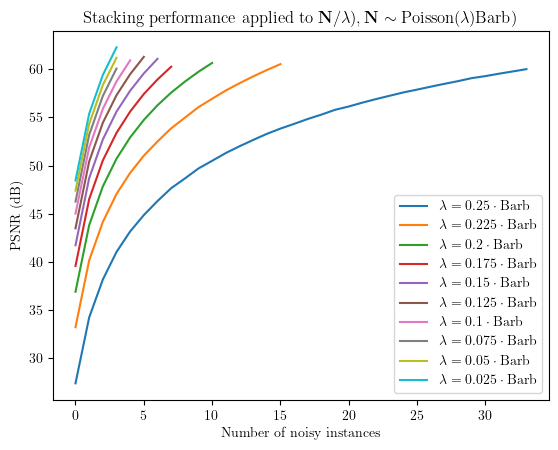
#> input picture figs/PSNR_Poisson_barb.png, 558 x 450 px, given in place of barb.png, which was not available
$ jupyter execute --allow-errors barb_GF_estimation.ipynb   (shell and % lines are left out)   (older library calls are emulated)   (text cells are left out)
#> lines starting #> are read from the running program, lines starting #| are printed output that depends on the picture; pictures that were not available may be replaced by others from this repository, and a replacement may not be noted
### docs/notebooks/utils.py
# Denoising utils

import numpy as np
#import matplotlib
import matplotlib.pyplot as plt
import scipy.ndimage
from PIL import Image
import cv2

def normalize(X):
    X = cv2.normalize(X, None, 0, 255, cv2.NORM_MINMAX, cv2.CV_8U)
    return X

# [7 lines left out: function RGB_normalize, not called in this run]

def imshow(img):
    return plt.imshow(np.clip(a = img, a_min=0, a_max=255), cmap="gray")

# [32 lines left out: functions add_0MWGN, get_gaussian_kernel, generate_0MWGN, not called in this run]

    #'''Poisson Noise'''
    #return np.random.poisson(X * gamma) / gamma

def generate_MPGN(X, std_dev=10.0, gamma=0.1, poisson_ratio=0.5):
    '''Mixel Poisson Gaussian Noise'''
    N_poisson = np.random.poisson(X * gamma)/gamma
    N_gaussian = np.random.normal(loc=0, scale=std_dev, size=X.size)
    N_gaussian = np.reshape(N_gaussian, X.shape)
    Y = (1 - poisson_ratio) * (X + N_gaussian) + poisson_ratio * N_poisson
    # [5 lines of commented-out code are left out]
    return Y

def clip(X):
    return np.clip(X, 0, 255)

# [112 lines left out: functions normalize_image_to_255, equalize, not called in this run]

### src/denoising/image/gaussian.py
'''Gaussian image denoising.'''

import numpy as np
import cv2

#pip install "color_transforms @ git+https://github.com/vicente-gonzalez-ruiz/color_transforms"
#from color_transforms import YCoCg as YUV

class Monochrome_Denoising:

    def __init__(self, logger):
        self.logger = logger
        self.window_size = 0 # Ojo, no sé si se va a usar

    # [65 lines left out: functions filter, filter_Y, filter_X, filter_Y_line, filter_X_line, not called in this run]

class old:

    def unused__warp_line(self, line, flow):
        return line

    def unused__get_flow(self, reference, target, N_poly=0, window_length=0, num_iters=0, pyramid_levels=0, flow=None, model="", mu=0):
        return flow

    # [66 lines left out: functions unused__filter_Y, unused_filter_X, unused_filter, not called in this run]

class old:

    # [100 lines left out: functions filter_vertical, filter_horizontal, _filter, _filter, iterate_filter, not called in this run]

class Color_Denoising(Monochrome_Denoising):

    def __init__(self, logger):
        super().__init__(logger)

    # [33 lines left out: functions filter, iterate_filter, not called in this run]

### docs/notebooks/barb_GF_estimation.ipynb
[cell 1]
import time
from collections import namedtuple

try:
    import numpy as np
except:
    !pip install numpy
    import numpy as np

import scipy.ndimage

try:
    import matplotlib
    import matplotlib.pyplot as plt
    import matplotlib.ticker as mticker
except:
    !pip install matplotlib
    import matplotlib
    import matplotlib.pyplot as plt
    import matplotlib.ticker as mticker

try:
    from skimage import io as skimage_io
except:
    !pip install scikit-image
    from skimage import io as skimage_io

try:
    import information_theory as IT
except:
    !pip install "information_theory @ git+https://github.com/vicente-gonzalez-ruiz/information_theory"
    import information_theory as IT

import utils        #freq, c_avg = fsc.get_SFRC_curve(denoised)
        # [5 lines of commented-out code are left out]

[cell 2]
# apt install cm-super-minimal
# apt install dvipng
plt.rcParams.update({
    "text.usetex": True,
    #"font.family": "Helvetica",
    "font.family": "Serif",
    "text.latex.preamble": r"\usepackage{amsmath} \usepackage{amsfonts}"
})

[cell 3]
import logging
logging.basicConfig(format="[%(filename)s:%(lineno)s %(funcName)s()] %(message)s")
logger = logging.getLogger(__name__)
logger.setLevel(logging.WARNING)

[cell 4]
try:
    from self_fourier_shell_correlation import fsc_utils as fsc
except:
    !pip install "self_fourier_shell_correlation @ git+https://github.com/vicente-gonzalez-ruiz/self_fourier_shell_correlation"
    from self_fourier_shell_correlation import fsc_utils as fsc

[cell 5]
try:
    import denoising.image.gaussian as denoising
except:
    !pip install "denoising @ git+https://github.com/vicente-gonzalez-ruiz/denoising"
    import denoising.image.gaussian as denoising

[cell 6]
denoiser = denoising.Monochrome_Denoising(logger)

[cell 7]
#Args = namedtuple("args", ["input"])
#args = Args("barb_0MMPG.png")
Args = namedtuple("args", ["X", "Y"])
args = Args("http://www.hpca.ual.es/~vruiz/images/barb.png", "barb_0MMPG.png")
#args = Args("http://www.hpca.ual.es/~vruiz/images/lake.png", "lake_0MMPG.png")

[cell 8]
X = skimage_io.imread(args.X)
#> X is the input picture: shape (450, 558, 4); mean R, G, B, A 246.6, 246.5, 246.2, 255

[cell 9]
try:
    Y = skimage_io.imread(args.Y)
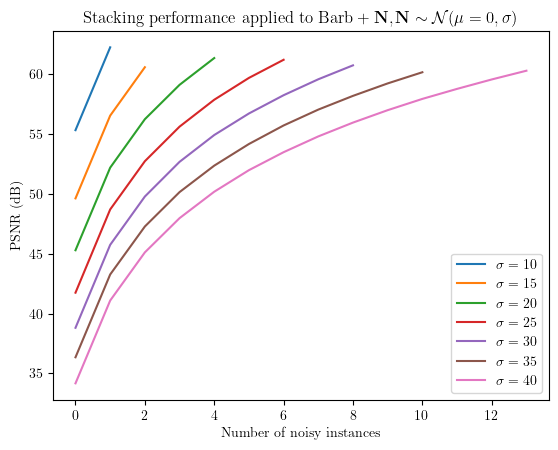
#> input picture figs/PSNR_0MAGN_barb.png, 558 x 450 px, given in place of barb_0MMPG.png, which was not available
#> Y is the input picture: shape (450, 558, 4); mean R, G, B, A 249, 247.7, 247.9, 255
except FileNotFoundError:
    %run barb_0MMPG.ipynb
    Y = skimage_io.imread(args.Y)

[cell 10]
utils.imshow(X)

[cell 11]
utils.imshow(Y)

#> (a cell that did not finish here is left out)

#> (a cell that did not finish here is left out)

#> (a cell that did not finish here is left out)

[cell 15]
std_devs = [i for i in range(0, 200, 40)]
poisson_ratio = 0.5
gamma = 0.15
#> (the rest of this cell did not finish here and is left out)

[cell 16]
std_devs = [i for i in range(0, 200, 40)]
poisson_ratio = 0.5
gamma = 0.15
#> (the rest of this cell did not finish here and is left out)

[cell 17]
std_devs = [i for i in range(0, 200, 40)]
poisson_ratio = 0.5
gamma = 0.15
#> (the rest of this cell did not finish here and is left out)

[cell 18]
std_devs = [i for i in range(0, 200, 40)]
poisson_ratio = 0.5
gamma = 0.15
#> (the rest of this cell did not finish here and is left out)

[cell 19]
def estimate_noise(signal):
    noise_estimation = signal[len(signal)-1]
    return noise_estimation

def find_cutoff_freq__EO(image, cutoff_corr=0.5):
    freq, c_avg = fsc.get_SFRC_curve__even_odd(image)
    #c_avg = c_avg[0:len(c_avg)>>1]
    filtered_c_avg = gaussian_filter1d(c_avg, 5)
    #min_curve = np.abs(np.min(filtered_c_avg)); cutoff_idx = np.where(filtered_c_avg < min_curve * (1 + beta))[0][0]
    #noise_estimation = estimate_noise(filtered_c_avg); cutoff_idx = np.where(filtered_c_avg < noise_estimation ** beta )[0][0]
    #noise_estimation = estimate_noise(filtered_c_avg); cutoff_idx = np.where(filtered_c_avg < noise_estimation + beta)[0][0]
    cutoff_idx = np.where(filtered_c_avg < filtered_c_avg[0] * cutoff_corr)[0][0]
    cutoff_freq = freq[cutoff_idx>>1]
    #return (cutoff_freq - 0.05)*3
    return (cutoff_freq - 0.00) * 2 # Only half of the frequencies are meaninful

def find_cutoff_freq__CB(image, cutoff_corr=0.5):
    freq, c_avg = fsc.get_SFRC_curve__chessboard(image)
    #c_avg = c_avg[0:len(c_avg)>>1]
    filtered_c_avg = gaussian_filter1d(c_avg, 5)
    #min_curve = np.abs(np.min(filtered_c_avg)); cutoff_idx = np.where(filtered_c_avg < min_curve * (1 + beta))[0][0]
    #noise_estimation = estimate_noise(filtered_c_avg); cutoff_idx = np.where(filtered_c_avg < noise_estimation ** beta )[0][0]
    #noise_estimation = estimate_noise(filtered_c_avg); cutoff_idx = np.where(filtered_c_avg < noise_estimation + beta)[0][0]
    cutoff_idx = np.where(filtered_c_avg < filtered_c_avg[0] * cutoff_corr)[0][0]
    cutoff_freq = freq[cutoff_idx>>1]
    #return (cutoff_freq - 0.05)*3
    return (cutoff_freq - 0.0) * 2 # Only half of the frequencies are meaninful

def find_cutoff_freq__RS(image, cutoff=0.2, std_dev=5):
    freq, c_avg = fsc.get_SFRC_curve__SPRS(image, std_dev)
    # [4 lines of commented-out code are left out]
    filtered_c_avg = gaussian_filter1d(c_avg, 5)
    #min_curve = np.abs(np.min(filtered_c_avg)); cutoff_idx = np.where(filtered_c_avg < min_curve + beta)[0][0]
    #min_curve = np.abs(np.min(filtered_c_avg)); cutoff_idx = np.where(filtered_c_avg < min_curve * (1 + beta))[0][0]
    cutoff_idx = np.where(filtered_c_avg < filtered_c_avg[0] * cutoff)[0][0]
    #noise_estimation = estimate_noise(filtered_c_avg); cutoff_idx = np.where(filtered_c_avg < noise_estimation ** beta )[0][0]
    #noise_estimation = estimate_noise(filtered_c_avg); cutoff_idx = np.where(filtered_c_avg < noise_estimation + beta)[0][0]
    cutoff_freq = freq[cutoff_idx>>0]
    #return (cutoff_freq - 0.09) * 4
    return (cutoff_freq - 0.12) * 2

[cell 20]
def convert_to_tau(eta):
    return 0.141/(eta)

[cell 21]
poisson_ratio = 0.5
gamma = 0.15
std_dev = 160
Y = utils.generate_MPGN(X, std_dev, gamma, poisson_ratio).reshape(X.shape)
#> in generate_MPGN (call 5), `N_poisson = np.random.poisson(X * gamma)/gamma`:
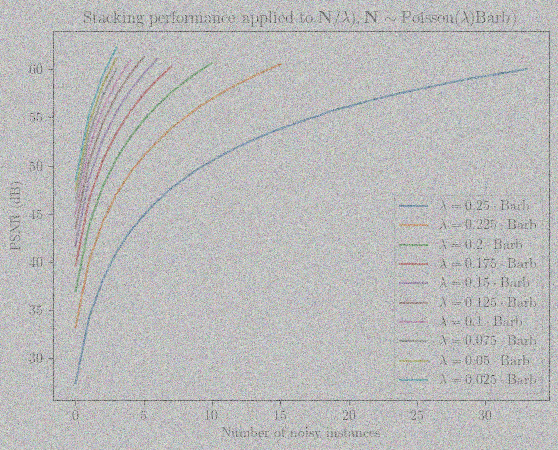
#> N_poisson: shape (450, 558, 4) float64; mean R, G, B, A 246.4, 246.5, 246.2, 255.1; transparent parts drawn white
#> in generate_MPGN (call 5), `Y = (1 - poisson_ratio) * (X + N_gaussian) + poisson_ratio * N_poisson`:
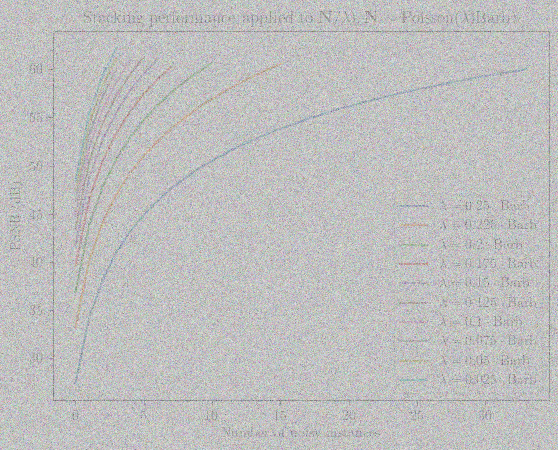
#> Y: shape (450, 558, 4) float64; mean R, G, B, A 246.4, 246.4, 246, 255.3; transparent parts drawn white

#> (a cell that did not finish here is left out)

eta_Y = find_cutoff_freq__EO(Y, cutoff_corr=0.3)
print(eta_X)
print(eta_Y)

#> (a cell that did not finish here is left out)

#> (a cell that did not finish here is left out)
